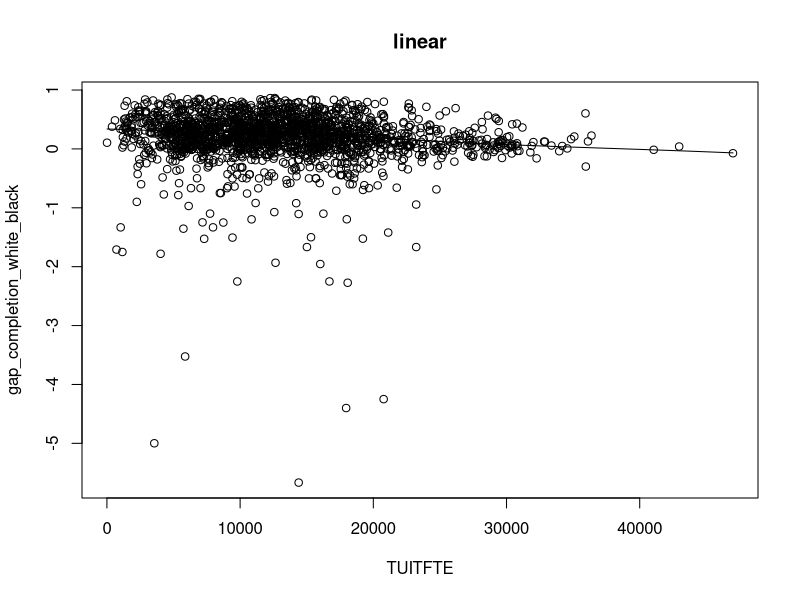
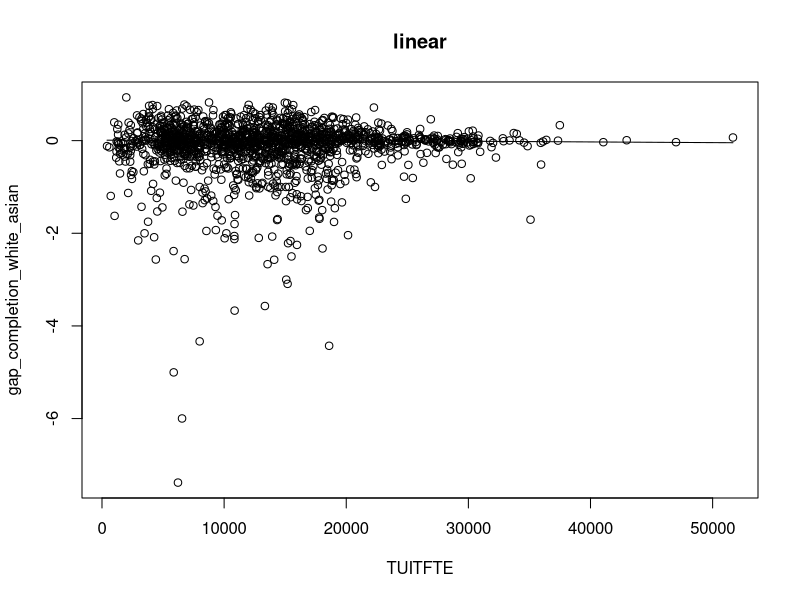

Write the R code that produced these figures, in order. (Note: this script raises an error after producing the figures.)
# This script is for examing the relationship between the gap metrics 
# and school revenue per student. 

# Three regression between completion gap and school revenue (TUITFTE) per student: linear
# Three regression between income gap and school revenue (TUITFTE) per student: linear-log

# Three regression between completion gap and the instructional expenditures per full-time student (INEXPFTE) in public schools: linear
# Three regression between completion gap and the instructional expenditures per full-time student (INEXPFTE) in private schools: linear
# Three regression between completion gap and the instructional expenditures per full-time student (INEXPFTE) in non-profit private schools: linear
# Three regression between completion gap and the instructional expenditures per full-time student (INEXPFTE) in profit private schools: linear

# Three regression between income gap and the instructional expenditures per full-time student (INEXPFTE) in public schools: linear
# Three regression between income gap and the instructional expenditures per full-time student (INEXPFTE) in private schools: linear
# Three regression between income gap and the instructional expenditures per full-time student (INEXPFTE) in non-profit private schools: linear
# Three regression between income gap and the instructional expenditures per full-time student (INEXPFTE) in profit private schools: linear

# Loading data sets
completion_W_A <- read.csv("../../data/Completion_W_A.csv")
completion_W_B <- read.csv("../../data/Completion_W_B.csv")
completion_W_H <- read.csv("../../data/Completion_W_H.csv")
income_gap <- read.csv("../../data/Income.csv")



# Exploring relationship between gap metrics and school revenue by graphing
# Completion gap
png('../../images/gap_completion_white_black_TUITFTE.png')
with(completion_W_B, scatter.smooth(gap_completion_white_black~TUITFTE))
title(main = "linear")
dev.off()

png('../../images/gap_completion_white_asian_TUITFTE.png')
with(completion_W_A, scatter.smooth(gap_completion_white_asian~TUITFTE))
title(main = 'linear')
dev.off()

png('../../images/gap_completion_white_hispanic_TUITFTE.png')
with(completion_W_H, scatter.smooth(gap_completion_white_hispanic~TUITFTE))
title(main = 'linear')
dev.off()

with(completion_W_B, scatter.smooth(gap_completion_white_black~log(TUITFTE)))
title(main = 'linear-log')

with(completion_W_A, scatter.smooth(gap_completion_white_asian~log(TUITFTE)))
title(main = 'linear-log')

with(completion_W_H, scatter.smooth(gap_completion_white_hispanic~log(TUITFTE)))
title(main = 'linear-log')

# NaNs and errors generated from log(gap_completion_white_xx) due to negative values
#with(completion_W_B, scatter.smooth(log(gap_completion_white_black)~log(TUITFTE)))
#title(main = 'log-log')
#with(completion_W_A, scatter.smooth(log(gap_completion_white_asian)~log(TUITFTE)))
#title(main = 'log-log')
#with(completion_W_H, scatter.smooth(log(gap_completion_white_hispanic)~log(TUITFTE)))
#title(main = 'log-log')
#with(completion_W_B, scatter.smooth(log(gap_completion_white_black)~TUITFTE)))
#title(main = 'log-linear')
#with(completion_W_A, scatter.smooth(log(gap_completion_white_asian)~(TUITFTE)))
#title(main = 'log-linear')
#with(completion_W_H, scatter.smooth(log(gap_completion_white_hispanic)~(TUITFTE)))
#title(main = 'log-linear')

# The linear model gives a almost straight fitted line, while the linear-log model
# shows a curve (The log(TUIFTE) with power of 4 gives a almost straight fitted line,
# but I feel like it is hard to make a discusion). Thus, I choose the linear model 
# in this case. All three give negative relationship. 

# Income gap
with(income_gap, scatter.smooth(gap_earnings_high_low~TUITFTE))
title(main = "linear")
with(income_gap, scatter.smooth(gap_earnings_high_mid~TUITFTE))
title(main = 'linear')
with(income_gap, scatter.smooth(gap_earnings_mid_low~TUITFTE))
title(main = 'linear')

png('../../images/income_gap_high_low_logTUITFTE.png')
with(income_gap, scatter.smooth(gap_earnings_high_low~log(TUITFTE)))
title(main = 'linear-log')
dev.off()

png('../../images/income_gap_high_low_logTUITFTE.png')
with(income_gap, scatter.smooth(gap_earnings_high_mid~log(TUITFTE)))
title(main = 'linear-log')
dev.off()

png('../../images/income_gap_mid_low_logTUITFTE.png')
with(income_gap, scatter.smooth(gap_earnings_mid_low~log(TUITFTE)))
title(main = 'linear-log')
dev.off()

# Using linear-log model for in this case, due to better fitted line. 


# Fitting ols regression and regression summary statistics
# Completion gap
ols_regression_wa<-lm(completion_W_A$gap_completion_white_asian ~ completion_W_A$TUITFTE)
ols_summary_wa<- summary(ols_regression_wa)

ols_regression_wb<-lm(completion_W_B$gap_completion_white_black ~ completion_W_B$TUITFTE)
ols_summary_wb <- summary(ols_regression_wb)

ols_regression_wh<-lm(completion_W_H$gap_completion_white_hispanic ~ completion_W_H$TUITFTE)
ols_summary_wh<- summary(ols_regression_wh)

# Income gap
ols_regression_hl<-lm(income_gap$gap_earnings_high_low ~ log(income_gap$TUITFTE))
ols_summary_hl<- summary(ols_regression_hl)

ols_regression_hm<-lm(income_gap$gap_earnings_high_mid ~ log(income_gap$TUITFTE))
ols_summary_hm <- summary(ols_regression_hm)

ols_regression_ml<-lm(income_gap$gap_earnings_mid_low ~ log(income_gap$TUITFTE))
ols_summary_ml<- summary(ols_regression_ml)




# Regression coefficients
# Completion gap
ols_coefficients_wa <- coef(ols_regression_wa)
ols_coefficients_wb <- coef(ols_regression_wb)
ols_coefficients_wh <- coef(ols_regression_wh)
# Income gap
ols_coefficients_hl <- coef(ols_regression_hl)
ols_coefficients_hm <- coef(ols_regression_hm)
ols_coefficients_ml <- coef(ols_regression_ml)

# Computing MSE from ols regression
# Completion gap
ols_mse_wa <- mean(ols_regression_wa$residuals^2)
ols_mse_wb <- mean(ols_regression_wb$residuals^2)
ols_mse_wh <- mean(ols_regression_wh$residuals^2)
# Income gap
ols_mse_hl <- mean(ols_regression_hl$residuals^2)
ols_mse_hm <- mean(ols_regression_hm$residuals^2)
ols_mse_ml <- mean(ols_regression_ml$residuals^2)

# Loading packages
library(plyr)


# Spliting data into public and private school
# Completion gap
public_school_wb<-completion_W_B[completion_W_B$CONTROL == 1,]
private_school_wb <- completion_W_B[completion_W_B$CONTROL != 1,]
public_school_wa<-completion_W_A[completion_W_A$CONTROL == 1,]
private_school_wa <- completion_W_A[completion_W_A$CONTROL != 1,]
public_school_wh<-completion_W_H[completion_W_H$CONTROL == 1,]
private_school_wh <- completion_W_H[completion_W_H$CONTROL != 1,]

# Income gap
public_school_income<-income_gap[income_gap$CONTROL == 1,]
private_school_income <- income_gap[income_gap$CONTROL != 1,]

# Spliting private school into nonprofit and for-profit
private_nonpft_wa <- private_school_wa[private_school_wa$CONTROL == 2,]
private_pft_wa <- private_school_wa[private_school_wa$CONTROL == 3,]
private_nonpft_wh <- private_school_wh[private_school_wh$CONTROL == 2,]
private_pft_wh <- private_school_wh[private_school_wh$CONTROL == 3,]
private_nonpft_wb <- private_school_wb[private_school_wb$CONTROL == 2,]
private_pft_wb <- private_school_wb[private_school_wb$CONTROL == 3,]

private_nonpft_income <- income_gap[income_gap$CONTROL == 2,]
private_pft_income <- income_gap[income_gap$CONTROL == 3,]

# Examing relationship...
# Completion gap
#with(public_school_wb, scatter.smooth(gap_completion_white_black~TUITFTE))
#title(main = "linear")
#with(public_school_wa, scatter.smooth(gap_completion_white_asian~TUITFTE))
#title(main = 'linear')
#with(public_school_wh, scatter.smooth(gap_completion_white_hispanic~TUITFTE))
#title(main = 'linear')

#with(public_school_wb, scatter.smooth(gap_completion_white_black~log(TUITFTE)))
#title(main = 'linear-log')
#with(public_school_wa, scatter.smooth(gap_completion_white_asian~log(TUITFTE)))
#title(main = 'linear-log')
#with(public_school_wh, scatter.smooth(gap_completion_white_hispanic~log(TUITFTE)))
#title(main = 'linear-log')

# Income gap
#with(public_school_income, scatter.smooth(gap_earnings_high_low~TUITFTE))
#title(main = "linear")
#with(public_school_income, scatter.smooth(gap_earnings_high_mid~TUITFTE))
#title(main = 'linear')
#with(public_school_income, scatter.smooth(gap_earnings_mid_low~TUITFTE))
#title(main = 'linear')

#with(public_school_income, scatter.smooth(gap_earnings_high_low~log(TUITFTE)))
#title(main = 'linear-log')
#with(public_school_income, scatter.smooth(gap_earnings_high_mid~log(TUITFTE)))
#title(main = 'linear-log')
#with(public_school_income, scatter.smooth(gap_earnings_mid_low~log(TUITFTE)))
#title(main = 'linear-log')




# Fitting ols regression and regression summary statistics
# Public schools
# Completion gap
ols_regression_pbc_wa<-lm(public_school_wa$gap_completion_white_asian ~ public_school_wa$INEXPFTE)
ols_summary_pbc_wa<- summary(ols_regression_pbc_wa)

ols_regression_pbc_wb<-lm(public_school_wb$gap_completion_white_black ~ public_school_wb$INEXPFTE)
ols_summary_pbc_wb<- summary(ols_regression_pbc_wb)

ols_regression_pbc_wh<-lm(public_school_wh$gap_completion_white_hispanic ~ public_school_wh$INEXPFTE)
ols_summary_pbc_wh<- summary(ols_regression_pbc_wh)

# Income gap
ols_regression_pbc_hl<-lm(public_school_income$gap_earnings_high_low ~ public_school_income$INEXPFTE)
ols_summary_pbc_hl<- summary(ols_regression_pbc_hl)

ols_regression_pbc_hm<-lm(public_school_income$gap_earnings_high_mid ~ public_school_income$INEXPFTE)
ols_summary_pbc_hm<- summary(ols_regression_pbc_hm)

ols_regression_pbc_ml<-lm(public_school_income$gap_earnings_mid_low ~ public_school_income$INEXPFTE)
ols_summary_pbc_ml<- summary(ols_regression_pbc_ml)


# Private schools
# Completion gap
ols_regression_pvt_wa<-lm(private_school_wa$gap_completion_white_asian ~ private_school_wa$INEXPFTE)
ols_summary_pvt_wa<- summary(ols_regression_pvt_wa)

ols_regression_pvt_wb<-lm(private_school_wb$gap_completion_white_black ~ private_school_wb$INEXPFTE)
ols_summary_pvt_wb<- summary(ols_regression_pvt_wb)

ols_regression_pvt_wh<-lm(private_school_wh$gap_completion_white_hispanic ~ private_school_wh$INEXPFTE)
ols_summary_pvt_wh<- summary(ols_regression_pvt_wh)

# Income gap
ols_regression_pvt_hl<-lm(private_school_income$gap_earnings_high_low ~ private_school_income$INEXPFTE)
ols_summary_pvt_hl<- summary(ols_regression_pvt_hl)

ols_regression_pvt_hm<-lm(private_school_income$gap_earnings_high_mid ~ private_school_income$INEXPFTE)
ols_summary_pvt_hm<- summary(ols_regression_pvt_hm)

ols_regression_pvt_ml<-lm(private_school_income$gap_earnings_mid_low ~ private_school_income$INEXPFTE)
ols_summary_pvt_ml<- summary(ols_regression_pvt_ml)

# Private for profit
# Completion gap
ols_regression_pft_wa<-lm(private_pft_wa$gap_completion_white_asian ~ private_pft_wa$INEXPFTE)
ols_summary_pft_wa<- summary(ols_regression_pft_wa)

ols_regression_pft_wb<-lm(private_pft_wb$gap_completion_white_black ~ private_pft_wb$INEXPFTE)
ols_summary_pft_wb<- summary(ols_regression_pft_wb)

ols_regression_pft_wh<-lm(private_pft_wh$gap_completion_white_hispanic ~ private_pft_wh$INEXPFTE)
ols_summary_pft_wh<- summary(ols_regression_pft_wh)

# Income gap
ols_regression_pft_hl<-lm(private_pft_income$gap_earnings_high_low ~ private_pft_income$INEXPFTE)
ols_summary_pft_hl<- summary(ols_regression_pft_hl)

ols_regression_pft_hm<-lm(private_pft_income$gap_earnings_high_mid ~ private_pft_income$INEXPFTE)
ols_summary_pft_hm<- summary(ols_regression_pft_hm)

ols_regression_pft_ml<-lm(private_pft_income$gap_earnings_mid_low ~ private_pft_income$INEXPFTE)
ols_summary_pft_ml<- summary(ols_regression_pft_ml)

# Private for nonprofit
# Completion gap
ols_regression_nonpft_wa<-lm(private_nonpft_wa$gap_completion_white_asian ~ private_nonpft_wa$INEXPFTE)
ols_summary_nonpft_wa<- summary(ols_regression_nonpft_wa)

ols_regression_nonpft_wb<-lm(private_nonpft_wb$gap_completion_white_black ~ private_nonpft_wb$INEXPFTE)
ols_summary_nonpft_wb<- summary(ols_regression_nonpft_wb)

ols_regression_nonpft_wh<-lm(private_nonpft_wh$gap_completion_white_hispanic ~ private_nonpft_wh$INEXPFTE)
ols_summary_nonpft_wh<- summary(ols_regression_nonpft_wh)

# Income gap
ols_regression_nonpft_hl<-lm(private_nonpft_income$gap_earnings_high_low ~ private_nonpft_income$INEXPFTE)
ols_summary_nonpft_hl<- summary(ols_regression_nonpft_hl)

ols_regression_nonpft_hm<-lm(private_nonpft_income$gap_earnings_high_mid ~ private_nonpft_income$INEXPFTE)
ols_summary_nonpft_hm<- summary(ols_regression_nonpft_hm)

ols_regression_nonpft_ml<-lm(private_nonpft_income$gap_earnings_mid_low ~ private_nonpft_income$INEXPFTE)
ols_summary_nonpft_ml<- summary(ols_regression_nonpft_ml)





# Regression coefficients
# Public
# Completion gap
ols_coefficients_pbc_wa <- coef(ols_regression_pbc_wa)
ols_coefficients_pbc_wb <- coef(ols_regression_pbc_wb)
ols_coefficients_pbc_wh <- coef(ols_regression_pbc_wh)
# Income gap
ols_coefficients_pbc_hl <- coef(ols_regression_pbc_hl)
ols_coefficients_pbc_hm <- coef(ols_regression_pbc_hm)
ols_coefficients_pbc_ml <- coef(ols_regression_pbc_ml)
# Private
# Completion gap
ols_coefficients_pvt_wa <- coef(ols_regression_pvt_wa)
ols_coefficients_pvt_wb <- coef(ols_regression_pvt_wb)
ols_coefficients_pvt_wh <- coef(ols_regression_pvt_wh)
# Income gap
ols_coefficients_pvt_hl <- coef(ols_regression_pvt_hl)
ols_coefficients_pvt_hm <- coef(ols_regression_pvt_hm)
ols_coefficients_pvt_ml <- coef(ols_regression_pvt_ml)
# Private for nonprofit
# Completion gap
ols_coefficients_nonpft_wa <- coef(ols_regression_nonpft_wa)
ols_coefficients_nonpft_wb <- coef(ols_regression_nonpft_wb)
ols_coefficients_nonpft_wh <- coef(ols_regression_nonpft_wh)
# Income gap
ols_coefficients_nonpft_hl <- coef(ols_regression_nonpft_hl)
ols_coefficients_nonpft_hm <- coef(ols_regression_nonpft_hm)
ols_coefficients_nonpft_ml <- coef(ols_regression_nonpft_ml)
# Private for profit
# Completion gap
ols_coefficients_pft_wa <- coef(ols_regression_pft_wa)
ols_coefficients_pft_wb <- coef(ols_regression_pft_wb)
ols_coefficients_pft_wh <- coef(ols_regression_pft_wh)
# Income gap
ols_coefficients_pft_hl <- coef(ols_regression_pft_hl)
ols_coefficients_pft_hm <- coef(ols_regression_pft_hm)
ols_coefficients_pft_ml <- coef(ols_regression_pft_ml)



# Computing MSE from ols regression
# public
# Completion gap
ols_mse_pbc_wa <- mean(ols_regression_pbc_wa$residuals^2)
ols_mse_pbc_wb <- mean(ols_regression_pbc_wb$residuals^2)
ols_mse_pbc_wh <- mean(ols_regression_pbc_wh$residuals^2)
# Income gap
ols_mse_pbc_hl <- mean(ols_regression_pbc_hl$residuals^2)
ols_mse_pbc_hm <- mean(ols_regression_pbc_hm$residuals^2)
ols_mse_pbc_ml <- mean(ols_regression_pbc_ml$residuals^2)

# private
# Completion gap
ols_mse_pvt_wa <- mean(ols_regression_pvt_wa$residuals^2)
ols_mse_pvt_wb <- mean(ols_regression_pvt_wb$residuals^2)
ols_mse_pvt_wh <- mean(ols_regression_pvt_wh$residuals^2)
# Income gap
ols_mse_pvt_hl <- mean(ols_regression_pvt_hl$residuals^2)
ols_mse_pvt_hm <- mean(ols_regression_pvt_hm$residuals^2)
ols_mse_pvt_ml <- mean(ols_regression_pvt_ml$residuals^2)

# private for nonprofit
# Completion gap
ols_mse_nonpft_wa <- mean(ols_regression_nonpft_wa$residuals^2)
ols_mse_nonpft_wb <- mean(ols_regression_nonpft_wb$residuals^2)
ols_mse_nonpft_wh <- mean(ols_regression_nonpft_wh$residuals^2)
# Income gap
ols_mse_nonpft_hl <- mean(ols_regression_nonpft_hl$residuals^2)
ols_mse_nonpft_hm <- mean(ols_regression_nonpft_hm$residuals^2)
ols_mse_nonpft_ml <- mean(ols_regression_nonpft_ml$residuals^2)

# private for profit
# Completion gap
ols_mse_pft_wa <- mean(ols_regression_pft_wa$residuals^2)
ols_mse_pft_wb <- mean(ols_regression_pft_wb$residuals^2)
ols_mse_pft_wh <- mean(ols_regression_pft_wh$residuals^2)

# Income gap
ols_mse_pft_hl <- mean(ols_regression_pft_hl$residuals^2)
ols_mse_pft_hm <- mean(ols_regression_pft_hm$residuals^2)
ols_mse_pft_ml <- mean(ols_regression_pft_ml$residuals^2)


# Saving output to RData file
save(ols_regression_wa, ols_regression_wb, ols_regression_wh, 
     ols_summary_wa, ols_summary_wb, ols_summary_wh,
     ols_coefficients_wa,ols_coefficients_wh, ols_coefficients_wb,
     ols_mse_wa, ols_mse_wh, ols_mse_wb, 
     ols_regression_pbc_wa, ols_regression_pbc_wb, ols_regression_pbc_wh,
     ols_regression_pvt_wa, ols_regression_pvt_wb, ols_regression_pvt_wh,
     ols_regression_pft_wa, ols_regression_pft_wb, ols_regression_pft_wh,
     ols_regression_nonpft_wa, ols_regression_nonpft_wb, ols_regression_nonpft_wh,
     ols_summary_pbc_wa, ols_summary_pbc_wb, ols_summary_pbc_wh,
     ols_summary_pvt_wa, ols_summary_pvt_wb, ols_summary_pvt_wh,
     ols_summary_pft_wa, ols_summary_pft_wb, ols_summary_pft_wh,
     ols_summary_nonpft_wa, ols_summary_nonpft_wb, ols_summary_nonpft_wh,
     ols_coefficients_pbc_wa, ols_coefficients_pbc_wb, ols_coefficients_pbc_wh,
     ols_coefficients_pvt_wa, ols_coefficients_pvt_wb, ols_coefficients_pvt_wh,
     ols_coefficients_pft_wa, ols_coefficients_pft_wb, ols_coefficients_pft_wh,
     ols_coefficients_nonpft_wa, ols_coefficients_nonpft_wb, ols_coefficients_nonpft_wh,
     ols_mse_pbc_wa, ols_mse_pbc_wb, ols_mse_pbc_wh,
     ols_mse_pvt_wa, ols_mse_pvt_wb, ols_mse_pvt_wh,
     ols_mse_pft_wa, ols_mse_pft_wb, ols_mse_pft_wh,
     ols_mse_nonpft_wa, ols_mse_nonpft_wb, ols_mse_nonpft_wh,
     ols_regression_hl, ols_regression_hm, ols_regression_ml, 
     ols_summary_hl, ols_summary_hm, ols_summary_ml,
     ols_coefficients_hl,ols_coefficients_hm, ols_coefficients_ml,
     ols_mse_hl, ols_mse_hm, ols_mse_ml, 
     ols_regression_pbc_hl, ols_regression_pbc_hm, ols_regression_pbc_ml,
     ols_regression_pvt_hl, ols_regression_pvt_hm, ols_regression_pvt_ml,
     ols_regression_pft_hl, ols_regression_pft_hm, ols_regression_pft_ml,
     ols_regression_nonpft_hl, ols_regression_nonpft_hm, ols_regression_nonpft_ml,
     ols_summary_pbc_hl, ols_summary_pbc_hm, ols_summary_pbc_ml,
     ols_summary_pvt_hl, ols_summary_pvt_hm, ols_summary_pvt_ml,
     ols_summary_pft_hl, ols_summary_pft_hm, ols_summary_pft_ml,
     ols_summary_nonpft_hl, ols_summary_nonpft_hm, ols_summary_nonpft_ml,
     ols_coefficients_pbc_hl, ols_coefficients_pbc_hm, ols_coefficients_pbc_ml,
     ols_coefficients_pvt_hl, ols_coefficients_pvt_hm, ols_coefficients_pvt_ml,
     ols_coefficients_pft_hl, ols_coefficients_pft_hm, ols_coefficients_pft_ml,
     ols_coefficients_nonpft_hl, ols_coefficients_nonpft_hm, ols_coefficients_nonpft_ml,
     ols_mse_pbc_hl, ols_mse_pbc_hm, ols_mse_pbc_ml,
     ols_mse_pvt_hl, ols_mse_pvt_hm, ols_mse_pvt_ml,
     ols_mse_pft_hl, ols_mse_pft_hm, ols_mse_pft_ml,
     ols_mse_nonpft_hl, ols_mse_nonpft_hm, ols_mse_nonpft_ml,
     file="../../data/second-model.RData")

# Sinking output to txt file
sink('../../data/second-model-output.txt')
cat('\nOLS regression summary statistics between white and asian\n')
print(ols_summary_wa)
cat('\nOLS MSE between white and asian\n')
print(ols_mse_wa)
cat('\nOLS regression coefficients between white and asian\n')
print(ols_coefficients_wa)
cat('\nOLS regression summary statistics between white and black\n')
print(ols_summary_wb)
cat('\nOLS MSE between white and black\n')
print(ols_mse_wb)
cat('\nOLS regression coefficients between white and asian\n')
print(ols_coefficients_wb)
cat('\nOLS regression summary statistics between white and hispanic\n')
print(ols_summary_wh)
cat('\nOLS MSE for white and hispanic\n')
print(ols_mse_wh)
cat('\nOLS regression coefficients between white and hispanic\n')
print(ols_coefficients_wh)
cat('\nOLS regression summary statistics between white and asian in public school\n')
print(ols_summary_pbc_wa)
cat('\nOLS MSE between white and asian in public school\n')
print(ols_mse_pbc_wa)
cat('\nOLS regression coefficients between white and asian in public school\n')
print(ols_coefficients_pbc_wa)
cat('\nOLS regression summary statistics between white and black in public school\n')
print(ols_summary_pbc_wb)
cat('\nOLS MSE between white and black in public school\n')
print(ols_mse_pbc_wb)
cat('\nOLS regression coefficients between white and asian in public school\n')
print(ols_coefficients_pbc_wb)
cat('\nOLS regression summary statistics between white and hispanic in private school\n')
print(ols_summary_pvt_wh)
cat('\nOLS MSE for white and hispanic in private school\n')
print(ols_mse_pvt_wh)
cat('\nOLS regression coefficients between white and hispanic in private school\n')
print(ols_coefficients_pvt_wh)
cat('\nOLS regression summary statistics between white and asian in private school\n')
print(ols_summary_pvt_wa)
cat('\nOLS MSE between white and asian in private school\n')
print(ols_mse_pvt_wa)
cat('\nOLS regression coefficients between white and asian in private school\n')
print(ols_coefficients_pvt_wa)
cat('\nOLS regression summary statistics between white and black in private school\n')
print(ols_summary_pvt_wb)
cat('\nOLS MSE between white and black in private school\n')
print(ols_mse_pvt_wb)
cat('\nOLS regression coefficients between white and asian in private school\n')
print(ols_coefficients_pvt_wb)
cat('\nOLS regression summary statistics between white and hispanic in private school\n')
print(ols_summary_pvt_wh)
cat('\nOLS MSE for white and hispanic in private school\n')
print(ols_mse_pvt_wh)
cat('\nOLS regression coefficients between white and hispanic in private school\n')
print(ols_coefficients_pvt_wh)
cat('\nOLS regression summary statistics between white and hispanic in non-profit private school\n')
print(ols_summary_nonpft_wh)
cat('\nOLS MSE for white and hispanic in non-profit private school\n')
print(ols_mse_nonpft_wh)
cat('\nOLS regression coefficients between white and hispanic in non-profit private school\n')
print(ols_coefficients_nonpft_wh)
cat('\nOLS regression summary statistics between white and asian in non-profit private school\n')
print(ols_summary_nonpft_wa)
cat('\nOLS MSE between white and asian in non-profit private school\n')
print(ols_mse_nonpft_wa)
cat('\nOLS regression coefficients between white and asian in non-profit private school\n')
print(ols_coefficients_nonpft_wa)
cat('\nOLS regression summary statistics between white and black in non-profit private school\n')
print(ols_summary_nonpft_wb)
cat('\nOLS MSE between white and black in non-profit private school\n')
print(ols_mse_nonpft_wb)
cat('\nOLS regression coefficients between white and black in non-profit private school\n')
print(ols_coefficients_nonpft_wb)
cat('\nOLS regression summary statistics between white and hispanic in private for profit school\n')
print(ols_summary_pft_wh)
cat('\nOLS MSE for white and hispanic in private for profit school\n')
print(ols_mse_pft_wh)
cat('\nOLS regression coefficients between white and hispanic in private for profit school\n')
print(ols_coefficients_pft_wh)
cat('\nOLS regression summary statistics between white and asian in private for profit school\n')
print(ols_summary_pft_wa)
cat('\nOLS MSE between white and asian in private for profit school\n')
print(ols_mse_pft_wa)
cat('\nOLS regression coefficients between white and asian in private for profit school\n')
print(ols_coefficients_pft_wa)
cat('\nOLS regression summary statistics between white and black in private for profit school\n')
print(ols_summary_pft_wb)
cat('\nOLS MSE between white and black in private for profit school\n')
print(ols_mse_pft_wb)
cat('\nOLS regression coefficients between white and asian in private for profit school\n')
print(ols_coefficients_pft_wb)

cat('\nOLS regression summary statistics between high and low\n')
print(ols_summary_hl)
cat('\nOLS MSE between high and low\n')
print(ols_mse_hl)
cat('\nOLS regression coefficients betweenhigh and low\n')
print(ols_coefficients_hl)
cat('\nOLS regression summary statistics between high and middle\n')
print(ols_summary_hm)
cat('\nOLS MSE between high and middle\n')
print(ols_mse_hm)
cat('\nOLS regression coefficients between high and middle\n')
print(ols_coefficients_hm)
cat('\nOLS regression summary statistics between middle and low\n')
print(ols_summary_ml)
cat('\nOLS MSE for middle and low\n')
print(ols_mse_ml)
cat('\nOLS regression coefficients between middle and low\n')
print(ols_coefficients_ml)
cat('\nOLS regression summary statistics between high and low in public school\n')
print(ols_summary_pbc_hl)
cat('\nOLS MSE between high and low in public school\n')
print(ols_mse_pbc_hl)
cat('\nOLS regression coefficients between high and low in public school\n')
print(ols_coefficients_pbc_hl)
cat('\nOLS regression summary statistics between high and middle in public school\n')
print(ols_summary_pbc_hm)
cat('\nOLS MSE between high and middle in public school\n')
print(ols_mse_pbc_hm)
cat('\nOLS regression coefficients between high and middle in public school\n')
print(ols_coefficients_pbc_hm)
cat('\nOLS regression summary statistics between middle and low in private school\n')
print(ols_summary_pvt_ml)
cat('\nOLS MSE for middle and low in private school\n')
print(ols_mse_pvt_ml)
cat('\nOLS regression coefficients between middle and low in private school\n')
print(ols_coefficients_pvt_ml)
cat('\nOLS regression summary statistics between high and low in private school\n')
print(ols_summary_pvt_hl)
cat('\nOLS MSE between high and low in private school\n')
print(ols_mse_pvt_hl)
cat('\nOLS regression coefficients between high and low in private school\n')
print(ols_coefficients_pvt_hl)
cat('\nOLS regression summary statistics between high and middle in private school\n')
print(ols_summary_pvt_hm)
cat('\nOLS MSE between high and middle in private school\n')
print(ols_mse_pvt_hm)
cat('\nOLS regression coefficients between high and middle in private school\n')
print(ols_coefficients_pvt_hm)
cat('\nOLS regression summary statistics between middle and low in private school\n')
print(ols_summary_pvt_ml)
cat('\nOLS MSE for middle and low in private school\n')
print(ols_mse_pvt_ml)
cat('\nOLS regression coefficients between middle and low in private school\n')
print(ols_coefficients_pvt_ml)
cat('\nOLS regression summary statistics between high and low in non-profit private school\n')
print(ols_summary_nonpft_hl)
cat('\nOLS MSE for high and low in non-profit private school\n')
print(ols_mse_nonpft_hl)
cat('\nOLS regression coefficients between high and low in non-profit private school\n')
print(ols_coefficients_nonpft_hl)
cat('\nOLS regression summary statistics between high and middle in non-profit private school\n')
print(ols_summary_nonpft_hm)
cat('\nOLS MSE between high and middle in non-profit private school\n')
print(ols_mse_nonpft_hm)
cat('\nOLS regression coefficients between high and middle in non-profit private school\n')
print(ols_coefficients_nonpft_hm)
cat('\nOLS regression summary statistics between middle and low in non-profit private school\n')
print(ols_summary_nonpft_ml)
cat('\nOLS MSE between middle and low in non-profit private school\n')
print(ols_mse_nonpft_ml)
cat('\nOLS regression coefficients between middle and low in non-profit private school\n')
print(ols_coefficients_nonpft_ml)
cat('\nOLS regression summary statistics between high and low in profit private school\n')
print(ols_summary_pft_hl)
cat('\nOLS MSE for high and low in profit private school\n')
print(ols_mse_pft_hl)
cat('\nOLS regression coefficients between high and low in profit private school\n')
print(ols_coefficients_pft_hl)
cat('\nOLS regression summary statistics between high and middle in private for profit school\n')
print(ols_summary_pft_hm)
cat('\nOLS MSE for high and middle in private for profit school\n')
print(ols_mse_pft_hm)
cat('\nOLS regression coefficients between high and middle in private for profit school\n')
print(ols_coefficients_pft_hm)
cat('\nOLS regression summary statistics between middle and low in private for profit school\n')
print(ols_summary_pft_ml)
cat('\nOLS MSE between middle and low in private for profit school\n')
print(ols_mse_pft_ml)
cat('\nOLS regression coefficients between middle and low in private for profit school\n')
print(ols_coefficients_pft_ml)
sink()     


# Plots and tables

# Earnings Gaps Coefficients
Model <- c('Public: High-Low', 'Non-Profit Private: High-Low', 'For-Profit Private: High-Low', 
           'Public: High-Mid', 'Non-Profit Private: High-Mid', 'For-Profit Private: High-Mid', 
           'Public: Mid-Low', 'Non-Profit Private: Mid-Low', 'For-Profit Private: Mid-Low')

Estimate <- c(ols_summary_pbc_hl$coefficients[2], ols_summary_pvt_hl$coefficients[2], 
              ols_summary_pft_hl$coefficients[2], ols_summary_pbc_hm$coefficients[2], 
              ols_summary_pvt_hm$coefficients[2], ols_summary_pft_hm$coefficients[2],
              ols_summary_pbc_ml$coefficients[2], ols_summary_pvt_ml$coefficients[2], 
              ols_summary_pft_ml$coefficients[2])
SE <- c(ols_summary_pbc_hl$coefficients[4], ols_summary_pvt_hl$coefficients[4], 
        ols_summary_pft_hl$coefficients[4], ols_summary_pbc_hm$coefficients[4], 
        ols_summary_pvt_hm$coefficients[4], ols_summary_pft_hm$coefficients[4],
        ols_summary_pbc_ml$coefficients[4], ols_summary_pvt_ml$coefficients[4], 
        ols_summary_pft_ml$coefficients[4])
p <- c(ols_summary_pbc_hl$coefficients[8], ols_summary_pvt_hl$coefficients[8], 
       ols_summary_pft_hl$coefficients[8], ols_summary_pbc_hm$coefficients[8], 
       ols_summary_pvt_hm$coefficients[8], ols_summary_pft_hm$coefficients[8],
       ols_summary_pbc_ml$coefficients[8], ols_summary_pvt_ml$coefficients[8], 
       ols_summary_pft_ml$coefficients[8])

earnings_gaps_results <- data.frame(Model, Estimate, SE, p)
earnings_gaps_results$Model <- factor(earnings_gaps_results$Model, 
                                      levels = earnings_gaps_results$Model)
earnings_gaps_table <- xtable(earnings_gaps_results, 
                              caption = 'Income Gap Slope comparison', digits = -7)

png("../images/earnings_gaps_results.png", width=7,height=3, units="in", res=1200)
ggplot(earnings_gaps_results, aes(x = Model, y = Estimate)) +
  geom_point() + coord_flip() +
  geom_errorbar(aes(x = Model, ymin = Estimate - 2*SE, ymax = Estimate + 2*SE)) +
  labs(title= "Slope Estimates: Earnings Gap ~ INEXPFTE
       2 SE Intervals")
dev.off()

Model <- c('Public: White-Black', 'Non-Profit Private: White-Black', 
           'For-Profit Private: White-Black', 'Public: White-Hispanic', 
           'Non-Profit Private: White-Hispanic', 'For-Profit Private: White-Hispanic', 
           'Public: White-Asian', 'Non-Profit Private: White-Asian', 
           'For-Profit Private: White-Asian')

Estimate <- c(ols_summary_pbc_wb$coefficients[2], ols_summary_pvt_wb$coefficients[2], 
              ols_summary_pft_wb$coefficients[2], ols_summary_pbc_wh$coefficients[2], 
              ols_summary_pvt_wh$coefficients[2], ols_summary_pft_wh$coefficients[2],
              ols_summary_pbc_wa$coefficients[2], ols_summary_pvt_wa$coefficients[2], 
              ols_summary_pft_wa$coefficients[2])
SE <- c(ols_summary_pbc_wb$coefficients[4], ols_summary_pvt_wb$coefficients[4], 
              ols_summary_pft_wb$coefficients[4], ols_summary_pbc_wh$coefficients[4], 
              ols_summary_pvt_wh$coefficients[4], ols_summary_pft_wh$coefficients[4],
              ols_summary_pbc_wa$coefficients[4], ols_summary_pvt_wa$coefficients[4], 
              ols_summary_pft_wa$coefficients[4])
p <- c(ols_summary_pbc_wb$coefficients[8], ols_summary_pvt_wb$coefficients[8], 
        ols_summary_pft_wb$coefficients[8], ols_summary_pbc_wh$coefficients[8], 
        ols_summary_pvt_wh$coefficients[8], ols_summary_pft_wh$coefficients[8],
        ols_summary_pbc_wa$coefficients[8], ols_summary_pvt_wa$coefficients[8], 
        ols_summary_pft_wa$coefficients[8])

completion_gaps_results <- data.frame(Model, Estimate, SE, p)
completion_gaps_results$Model <- factor(completion_gaps_results$Model, 
                                      levels = completion_gaps_results$Model)

png("../images/completion_gaps_results.png",  width=7, height=3, units="in", res=1200)
ggplot(completion_gaps_results, aes(x = Model, y = Estimate)) +
  geom_point() + coord_flip() +
  geom_errorbar(aes(x = Model, ymin = Estimate - 2*SE, ymax = Estimate + 2*SE)) +
  labs(title= "Slope Estimates: Completion Gap ~ INEXPFTE
       2 SE Intervals")
dev.off()

save.image("../data/second-model.RData")
